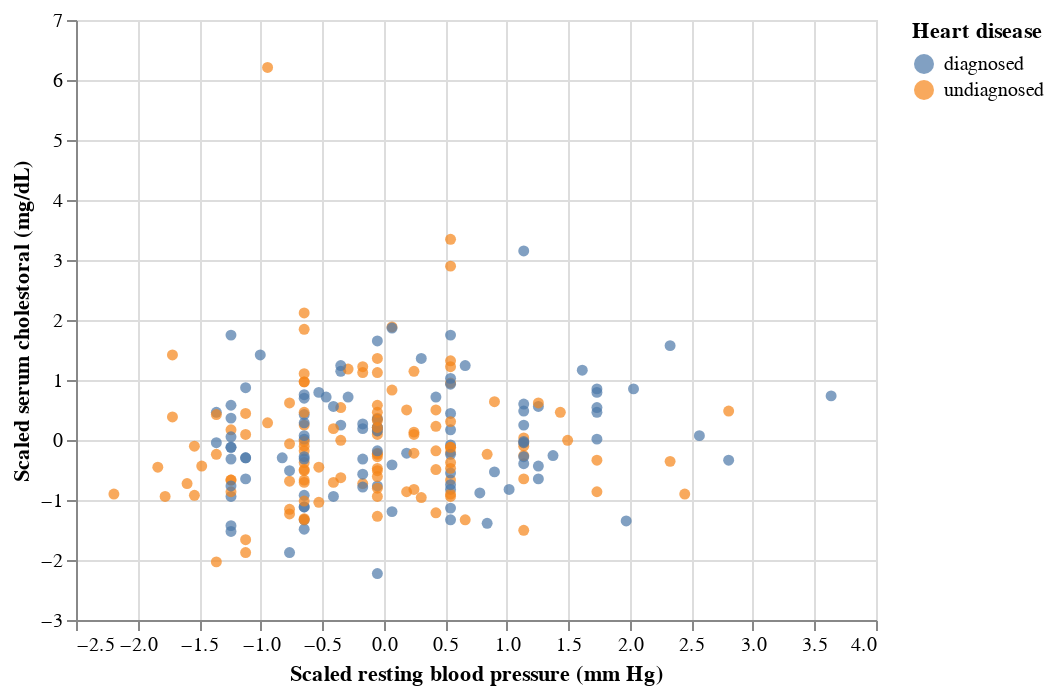

Notebook code cell kept with this figure:
### Markdown cell above
### Classification

#### Relationship between Resting Blood Pressure and Cholesterol

We will show a pattern in the two varibles, `resting_blood_pressure` and `cholesterol`, by using the K nearest neighbors classification.

### Code cell
rest_bp_cholesterol = (
    alt.Chart(hd_scaled_train)
    .mark_circle()
    .encode(
        x=alt.X("resting_blood_pressure", title="Scaled resting blood pressure (mm Hg)"),
        y=alt.Y("cholesterol", title="Scaled serum cholestoral (mg/dL)"),
        color=alt.Color("heart_disease", title="Heart disease"),
    )
)
rest_bp_cholesterol

### Figure 1 — Vega-Lite specification as saved in the notebook (floating-point values rounded to 4 significant figures; data arrays with more than 128 entries replaced by an {"elided": "..."} marker saying what was removed)
{"config": {"view": {"continuousWidth": 400, "continuousHeight": 300}}, "data": {"name": "data-ee50e17eaa06e0eff1d4291b96f6db14"}, "mark": "circle", "encoding": {"color": {"field": "heart_disease", "title": "Heart disease", "type": "nominal"}, "x": {"field": "resting_blood_pressure", "title": "Scaled resting blood pressure (mm Hg)", "type": "quantitative"}, "y": {"field": "cholesterol", "title": "Scaled serum cholestoral (mg/dL)", "type": "quantitative"}}, "$schema": "https://vega.github.io/schema/vega-lite/v4.17.0.json", "datasets": {"data-ee50e17eaa06e0eff1d4291b96f6db14": {"elided": "222 records"}}}
